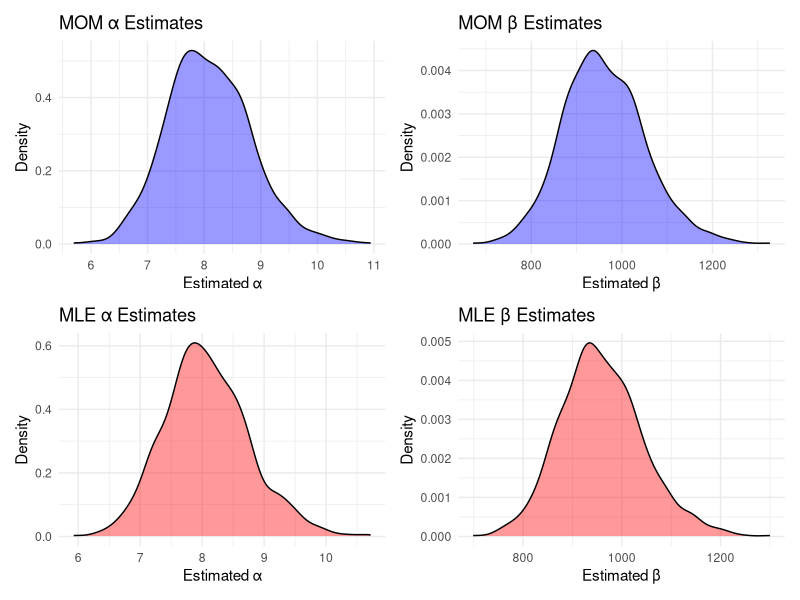

The R source for this figure:
library(tidyverse)
library(ggplot2)
library(patchwork)
library(nleqslv)

################################################################################
################################################################################
#task 6
################################################################################
################################################################################

cntry.dth.rts <- read_csv("API_SP.DYN.CDRT.IN_DS2_en_csv_v2_76451.csv")

cntry.dth.rts <- cntry.dth.rts |>
  select("Country Name", "Country Code", "2022")|>
  mutate(`2022` = `2022` / 1000)
  

################################################################################
################################################################################
#task 7
################################################################################
################################################################################

MOM.beta.fn <- function(data, par){
  alpha <- par[1]
  beta  <- par[2]
  
  EX  <- alpha / (alpha + beta)
  EX2 <- ((alpha+1)*alpha)/((alpha+beta+1)*(alpha+beta))
  
  m1 <- mean(data, na.rm = T)
  m2 <- mean(data^2, na.rm = T)
  
  return(c(EX-m1, EX2-m2))
}


nleqslv(x = c(20,20), # guess
        fn = MOM.beta.fn,
        data=cntry.dth.rts$`2022`)




MLE.beta.fn <- function(data, par, neg=FALSE){
  alpha <- par[1]
  beta  <- par[2]
  loglik <- sum(log(dbeta(x=data, shape1 = alpha, shape2 = beta)), na.rm=T)
  
  return(ifelse(neg, -loglik, loglik))
}

optim(par = c(2,2),
      fn = MLE.beta.fn,
      data=cntry.dth.rts$`2022`,
      neg=T)


################################################################################
################################################################################
#task 8
################################################################################
################################################################################
all.estimates <- tibble()

for(i in 1:1000){
  set.seed(7272+i)
  
  new.samples <- rbeta(n = 266, # sample size
                                  shape1 = 8, # alpha parameter
                                  shape2 = 950)# beta parameter
  
  #MOM calculation
  MOM.results <- nleqslv(x = c(8,950), # guess
                         fn = MOM.beta.fn,
                         data= new.samples)
  MOM.alpha <- MOM.results$x[1]
  MOM.beta <- MOM.results$x[2]
  
  #MLE calculation
  MLE.results <- optim(par = c(8,950),
        fn = MLE.beta.fn,
        data=new.samples,
        neg=T)
  MLE.alpha <- MLE.results$par[1]
  MLE.beta <- MLE.results$par[2]
  
  
  all.estimates <- bind_rows(
    all.estimates,
    tibble(
      Simulation = i,
      MOM.alpha = MOM.alpha,
      MOM.beta  = MOM.beta,
      MLE.alpha = MLE.alpha,
      MLE.beta  = MLE.beta
    )
  )
  
}

#convert data into long format with clearer categories
all.estimates.long <- all.estimates |>
  pivot_longer(
    cols = c(MOM.alpha, MOM.beta, MLE.alpha, MLE.beta), 
    names_to = c("Method", "Parameter"),
    names_sep = "\\."
  )



######################################################
#plotting MLE and MOM

#Plot 1: MOM Alpha Estimates
p1 <- ggplot(all.estimates.long |>
               filter(Method == "MOM", Parameter == "alpha"), 
             aes(x = value)) +
  geom_density(fill = "blue", alpha = 0.4) +
  labs(title = "MOM α Estimates", x = "Estimated α", y = "Density") +
  theme_minimal()

#Plot 2: MOM Beta Estimates
p2 <- ggplot(all.estimates.long |>
               filter(Method == "MOM", Parameter == "beta"), 
             aes(x = value)) +
  geom_density(fill = "blue", alpha = 0.4) +
  labs(title = "MOM β Estimates", x = "Estimated β", y = "Density") +
  theme_minimal()

#Plot 3: MLE Alpha Estimates
p3 <- ggplot(all.estimates.long |>
               filter(Method == "MLE", Parameter == "alpha"), 
             aes(x = value)) +
  geom_density(fill = "red", alpha = 0.4) +
  labs(title = "MLE α Estimates", x = "Estimated α", y = "Density") +
  theme_minimal()

#Plot 4: MLE Beta Estimates
p4 <- ggplot(all.estimates.long |>
               filter(Method == "MLE", Parameter == "beta"), 
             aes(x = value)) +
  geom_density(fill = "red", alpha = 0.4) +
  labs(title = "MLE β Estimates", x = "Estimated β", y = "Density") +
  theme_minimal()


estimator.plot <- (p1 + p2)/
  (p3 + p4)

ggsave("estimator.plot.pdf", plot = estimator.plot, width = 10, height = 6)
#######################################
#values for plots

# True values of alpha and beta
true_alpha <- 8
true_beta  <- 950

# Compute Bias, Precision, and MSE for each estimator
summary.table <- tibble(
  Method = c("MOM", "MOM", "MLE", "MLE"),
  Parameter = c("Alpha", "Beta", "Alpha", "Beta"),
  
  # Bias
  Bias = c(
    mean(all.estimates$MOM.alpha, na.rm = TRUE) - true_alpha,
    mean(all.estimates$MOM.beta, na.rm = TRUE) - true_beta,
    mean(all.estimates$MLE.alpha, na.rm = TRUE) - true_alpha,
    mean(all.estimates$MLE.beta, na.rm = TRUE) - true_beta
  ),
  
  # Precision (inverse of variance)
  Precision = c(
    1 / var(all.estimates$MOM.alpha, na.rm = TRUE),
    1 / var(all.estimates$MOM.beta, na.rm = TRUE),
    1 / var(all.estimates$MLE.alpha, na.rm = TRUE),
    1 / var(all.estimates$MLE.beta, na.rm = TRUE)
  ),
  
  # Mean Squared Error (MSE)
  MSE = c(
    var(all.estimates$MOM.alpha, na.rm = TRUE) + Bias[1]^2,
    var(all.estimates$MOM.beta, na.rm = TRUE) + Bias[2]^2,
    var(all.estimates$MLE.alpha, na.rm = TRUE) + Bias[3]^2,
    var(all.estimates$MLE.beta, na.rm = TRUE) + Bias[4]^2
  )
)
